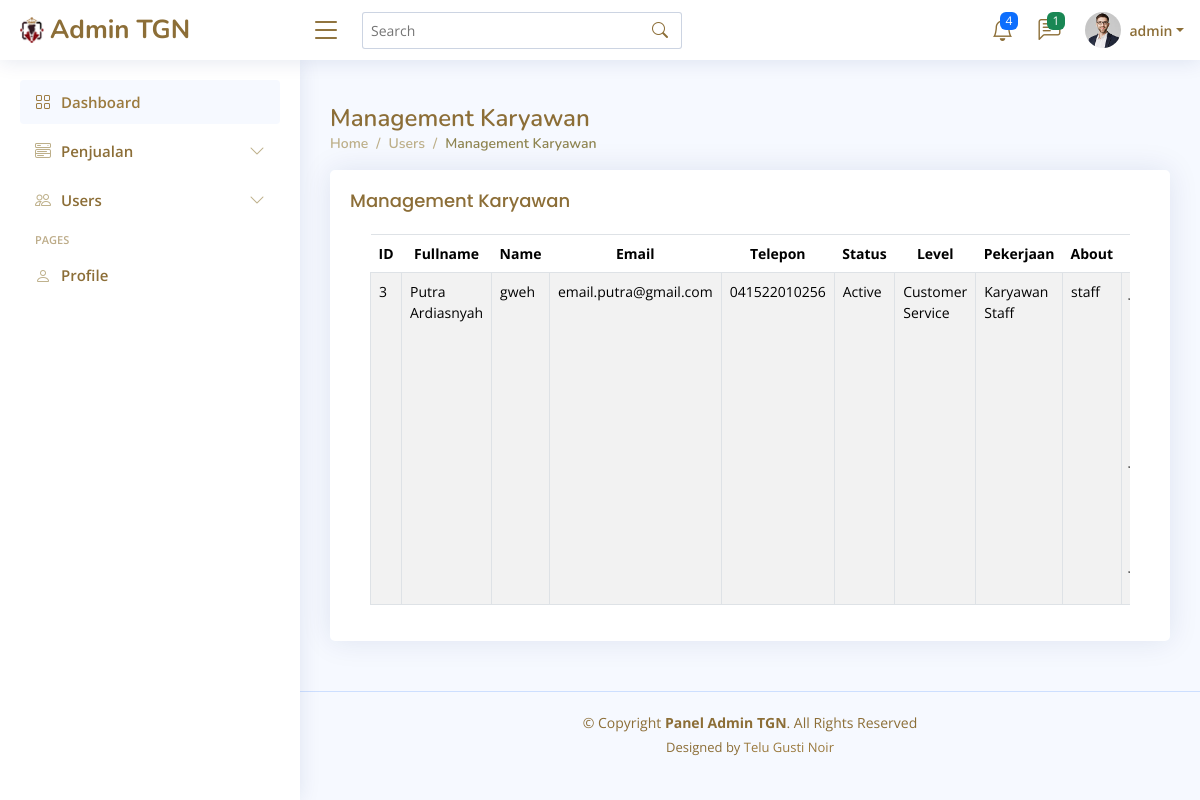
Screenshot of /Admin/users-tabel-karyawan.php (signed in) with the database file from the repository.
### tables this page shows
CREATE TABLE `users` (
  `id` int(100) NOT NULL,
  `username` varchar(20) NOT NULL,
  `fullname` varchar(64) NOT NULL,
  `email` varchar(50) NOT NULL,
  `phone` varchar(18) NOT NULL,
  `status` varchar(20) NOT NULL,
  `password` varchar(50) NOT NULL,
  `level` varchar(20) NOT NULL,
  `about` text DEFAULT NULL,
  `job` varchar(20) DEFAULT NULL,
  `country` varchar(16) DEFAULT NULL,
  `address` varchar(255) DEFAULT NULL,
  `profile_image` varchar(255) DEFAULT NULL
);

CREATE TABLE `karyawan` (
  `id` int(100) NOT NULL,
  `fullname` varchar(26) NOT NULL,
  `name` varchar(20) NOT NULL,
  `email` varchar(50) NOT NULL,
  `phone` varchar(18) NOT NULL,
  `status` varchar(20) NOT NULL,
  `password` varchar(50) NOT NULL,
  `level` varchar(20) NOT NULL,
  `about` text DEFAULT '',
  `job` varchar(20) DEFAULT NULL,
  `country` varchar(16) DEFAULT NULL,
  `address` varchar(255) DEFAULT NULL,
  `profile_image` varchar(255) DEFAULT NULL
);

### Admin/users-tabel-karyawan.php (the view, shortened to what this page needs)
<!DOCTYPE html>
<html lang="en">
<head>
  <link href="assets/vendor/bootstrap/css/bootstrap.min.css" rel="stylesheet">
  <link href="assets/vendor/bootstrap-icons/bootstrap-icons.css" rel="stylesheet">
  <link href="assets/vendor/boxicons/css/boxicons.min.css" rel="stylesheet">
  <link href="assets/vendor/quill/quill.snow.css" rel="stylesheet">
  <link href="assets/vendor/quill/quill.bubble.css" rel="stylesheet">
  <link href="assets/vendor/remixicon/remixicon.css" rel="stylesheet">
  <link href="assets/vendor/simple-datatables/style.css" rel="stylesheet">
  <link href="assets/css/style.css" rel="stylesheet">
</head>
<body>
  <?= include 'header.php' ?>
  <main id="main" class="main">
  <div class="pagetitle">
      <h1>Management Karyawan</h1>
      <nav>
        <ol class="breadcrumb">
          <li class="breadcrumb-item"><a href="index.php">Home</a></li>
          <li class="breadcrumb-item">Users</li>
          <li class="breadcrumb-item active">Management Karyawan</li>
        </ol>
      </nav>
    </div>
    <section class="section dashboard">
    <div class="col-12">
    <div class="card recent-sales overflow-auto">
        <div class="card-body pb-0">
            <h1 class="card-title">Management Karyawan<span></span></h1>
            <div class="card-body">
                <div class="table-responsive">
                    <table class="table table-bordered table-striped">
                     <thead class="thead-dark">
                            <tr class="text-center">
                                <th scope="col" class="col-0">ID</th>
                                <th scope="col" class="col-1">Fullname</th>
                                <th scope="col" class="col-1">Name</th>
                                <th scope="col" class="col-0">Email</th>
                                <th scope="col" class="col-1">Telepon</th>
                                <th scope="col" class="col-1">Status</th>
                                <th scope="col" class="col-1">Level</th>
                                <th scope="col" class="col-1">Pekerjaan</th>
                                <th scope="col" class="col-2">About</th>
                                <th scope="col" class="col-2">Alamat</th>
                            </tr>
                        </thead>
                        <tbody>
<?php
$select_query = "SELECT * FROM `karyawan`";
$result = $conn->query($select_query);
if ($result->rowCount() > 0) {
    while ($fetch_karyawan = $result->fetch(PDO::FETCH_ASSOC)) {
?>
        <tr>
        <td><?= $fetch_karyawan ['id'];?></td>
        <td><?= $fetch_karyawan ['fullname'];?></td>
        <td><?= $fetch_karyawan ['name'];?></td>
        <td><?= $fetch_karyawan ['email'];?></td>
        <td><?= $fetch_karyawan ['phone'];?></td>
        <td><?= $fetch_karyawan ['status'];?></td>
        <td><?= $fetch_karyawan ['level'];?></td>
        <td><?= $fetch_karyawan ['about'];?></td>
        <td><?= $fetch_karyawan ['job'];?></td>
        <td><?= $fetch_karyawan ['address'];?></td>
        </tr>
        <?php
    }
} else {
    ?>
    <tr><td colspan='12'>No data found</td></tr>;
<?php
}
?>
 </tbody>
                    </table>
                </div>
            </div>
        </div>
    </div>
</div>
</section>
  </main>
  <?= include 'footer.php';?>
</body>
</html>

### Admin/header.php (shortened to what this page needs)
<?php
include '../components/connect.php';
$user_id = $_SESSION['user_id'];
$select_user = $conn->prepare("SELECT * FROM `users` WHERE id = ?");
$select_user->execute([$user_id]);
$fetch_profile = null;
$select_profile = $conn->prepare("SELECT * FROM `users` WHERE id = ?");
$select_profile->execute([$user_id]);
if ($select_profile->rowCount() > 0) {
    $fetch_profile = $select_profile->fetch(PDO::FETCH_ASSOC);
}
?>
  <header id="header" class="header fixed-top d-flex align-items-center">
    <div class="d-flex align-items-center justify-content-between">
      <a href="index.php" class="logo   d-flex align-items-center">
        <img src="assets/img/logo.png" alt="">
        <span class="d-none d-lg-block">Admin TGN</span>
      </a>
      <i class="bi bi-list toggle-sidebar-btn"></i>
    </div>
    <div class="search-bar">
      <form class="search-form d-flex align-items-center" method="POST" action="#">
        <input type="text" name="query" placeholder="Search" title="Enter search keyword">
        <button type="submit" title="Search"><i class="bi bi-search"></i></button>
      </form>
    </div>
    <nav class="header-nav ms-auto">
      <ul class="d-flex align-items-center">
        <li class="nav-item dropdown">
          <a class="nav-link nav-icon" href="#" data-bs-toggle="dropdown">
            <i class="bi bi-bell"></i>
            <span class="badge bg-primary badge-number">4</span>
          </a>
        </li>
        <li class="nav-item dropdown">
          <a class="nav-link nav-icon" href="#" data-bs-toggle="dropdown">
            <i class="bi bi-chat-left-text"></i>
    <?php
        $select_messages = $conn->prepare("SELECT * FROM `messages`");
        $select_messages->execute();
        $number_of_messages = $select_messages->rowCount()
    ?>
            <span class="badge bg-success badge-number"><?= $number_of_messages?></span>
          </a>
        <?php
        $select_messages->execute();
        $messages = $select_messages->fetchAll(PDO::FETCH_ASSOC);
    ?>
        </li>
    <li class="nav-item dropdown pe-3">
    <a class="nav-link nav-profile d-flex align-items-center pe-0" href="#" data-bs-toggle="dropdown">
        <img src="assets/img/profile-img.jpg" alt="Profile" class="rounded-circle">
        <span class="d-none d-md-block dropdown-toggle ps-2"><?= $fetch_profile ? $fetch_profile['username'] : ''; ?></span>
      </a>
        </li>
      </ul>
</nav>
</header>
<?= include 'navbar.php';?>

### Admin/assets/css/style.css (style rules this page uses)
:root { scroll-behavior: smooth; }
body { font-family: "Open Sans", sans-serif; background: #f6f9ff; color: #444444; }
a { color: #9B7A3E; text-decoration: none; }
h1, h2, h3, h4, h5, h6 { font-family: "Nunito", sans-serif; }
#main { margin-top: 60px; padding: 20px 30px; transition: all 0.3s; }
.pagetitle { margin-bottom: 10px; }
.pagetitle h1 { font-size: 24px; margin-bottom: 0; font-weight: 600; color: #8C6E37; }
.card { margin-bottom: 30px; border: none; border-radius: 5px; box-shadow: 0px 0 30px rgba(1, 41, 112, 0.1); }
.card-title { padding: 20px 0 15px 0; font-size: 18px; font-weight: 500; color: #8C6E37; font-family: "Poppins", sans-serif; }
.card-body { padding: 0 20px 20px 20px; }
.breadcrumb { font-size: 14px; font-family: "Nunito", sans-serif; color: #BDAF89; font-weight: 600; }
.breadcrumb a { color: #BDAF89; transition: 0.3s; }
.breadcrumb .breadcrumb-item::before { color: #BDAF89; }
.breadcrumb .active { color: #8F8551; font-weight: 600; }
.logo { line-height: 1; }
@media (min-width: 1200px) { .logo { width: 280px; } }
.logo img { max-height: 26px; margin-right: 6px; }
.logo span { font-size: 26px; font-weight: 700; color: #8C6E37; font-family: "Nunito", sans-serif; }
.header { transition: all 0.5s; z-index: 997; height: 60px; box-shadow: 0px 2px 20px rgba(1, 41, 112, 0.1); background-color: #fff; padding-left: 20px; }
.header .toggle-sidebar-btn { font-size: 32px; padding-left: 10px; cursor: pointer; color: #8C6E37; }
.header .search-bar { min-width: 360px; padding: 0 20px; }
.header .search-form { width: 100%; }
.header .search-form input { border: 0; font-size: 14px; color: #8C6E37; border: 1px solid rgba(1, 41, 112, 0.2); padding: 7px 38px 7px 8px; border-radius: 3px; transition: 0.3s; width: 100%; }
.header .search-form button { border: 0; padding: 0; margin-left: -30px; background: none; }
.header .search-form button i { color: #8C6E37; }
.header-nav ul { list-style: none; }
.header-nav>ul { margin: 0; padding: 0; }
.header-nav .nav-icon { font-size: 22px; color: #8C6E37; margin-right: 25px; position: relative; }
.header-nav .nav-profile { color: #8C6E37; }
.header-nav .nav-profile img { max-height: 36px; }
.header-nav .nav-profile span { font-size: 14px; font-weight: 600; }
.header-nav .badge-number { position: absolute; inset: -2px -5px auto auto; font-weight: normal; font-size: 12px; padding: 3px 6px; }
@media (min-width: 1200px) { #main, #footer { margin-left: 300px; } }
.dashboard .recent-sales { font-size: 14px; }
.dashboard .recent-sales .table thead { background: #f6f6fe; }
.dashboard .recent-sales .table thead th { border: 0; }

### rows the page displays
users: username "admin"
karyawan: id "3", fullname "Putra Ardiasnyah", name "gweh", email "email.putra@gmail.com", phone "041522010256", status "Active", level "Customer Service", about "Karyawan Staff", job "staff"

### other values shown
$number_of_messages "1"
